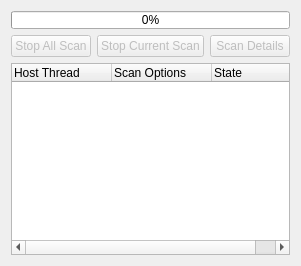
      <widget class="QWidget" name="tabMainMonitor">
       <attribute name="icon">
        <iconset resource="../mainwin.qrc">
         <normaloff>:/images/images/utilities-log-viewer.png</normaloff>:/images/images/utilities-log-viewer.png</iconset>
       </attribute>
       <attribute name="title">
        <string>Scan Monitor</string>
       </attribute>
       <layout class="QVBoxLayout" name="verticalLayout_14">
        <item>
         <widget class="QProgressBar" name="progressScan">
          <property name="sizePolicy">
           <sizepolicy hsizetype="Expanding" vsizetype="Fixed">
            <horstretch>0</horstretch>
            <verstretch>18</verstretch>
           </sizepolicy>
          </property>
          <property name="minimumSize">
           <size>
            <width>0</width>
            <height>18</height>
           </size>
          </property>
          <property name="maximumSize">
           <size>
            <width>16777215</width>
            <height>18</height>
           </size>
          </property>
          <property name="value">
           <number>0</number>
          </property>
         </widget>
        </item>
        <item>
         <layout class="QHBoxLayout" name="horizontalLayout_10">
          <item>
           <widget class="QPushButton" name="monitorStopAllScanButt">
            <property name="enabled">
             <bool>false</bool>
            </property>
            <property name="text">
             <string>Stop All Scan</string>
            </property>
            <property name="icon">
             <iconset resource="../mainwin.qrc">
              <normaloff>:/images/images/button_cancel.png</normaloff>:/images/images/button_cancel.png</iconset>
            </property>
           </widget>
          </item>
          <item>
           <widget class="QPushButton" name="monitorStopCurrentScanButt">
            <property name="enabled">
             <bool>false</bool>
            </property>
            <property name="text">
             <string>Stop Current Scan</string>
            </property>
            <property name="icon">
             <iconset resource="../mainwin.qrc">
              <normaloff>:/images/images/button_cancel.png</normaloff>:/images/images/button_cancel.png</iconset>
            </property>
           </widget>
          </item>
          <item>
           <widget class="QPushButton" name="monitorDetailsScanButt">
            <property name="enabled">
             <bool>false</bool>
            </property>
            <property name="text">
             <string>Scan Details</string>
            </property>
            <property name="icon">
             <iconset resource="../mainwin.qrc">
              <normaloff>:/images/images/traceroute.png</normaloff>:/images/images/traceroute.png</iconset>
            </property>
           </widget>
          </item>
          <item>
           <spacer name="horizontalSpacer_5">
            <property name="orientation">
             <enum>Qt::Horizontal</enum>
            </property>
            <property name="sizeHint" stdset="0">
             <size>
              <width>0</width>
              <height>0</height>
             </size>
            </property>
           </spacer>
          </item>
         </layout>
        </item>
        <item>
         <widget class="QTreeWidget" name="scanMonitor">
          <property name="minimumSize">
           <size>
            <width>0</width>
            <height>0</height>
           </size>
          </property>
          <property name="focusPolicy">
           <enum>Qt::NoFocus</enum>
          </property>
          <property name="alternatingRowColors">
           <bool>true</bool>
          </property>
          <property name="selectionMode">
           <enum>QAbstractItemView::SingleSelection</enum>
          </property>
          <property name="rootIsDecorated">
           <bool>false</bool>
          </property>
          <property name="uniformRowHeights">
           <bool>true</bool>
          </property>
          <column>
           <property name="text">
            <string>Host Thread</string>
           </property>
          </column>
          <column>
           <property name="text">
            <string>Scan Options</string>
           </property>
          </column>
          <column>
           <property name="text">
            <string>State</string>
           </property>
          </column>
         </widget>
        </item>
       </layout>
      </widget>
